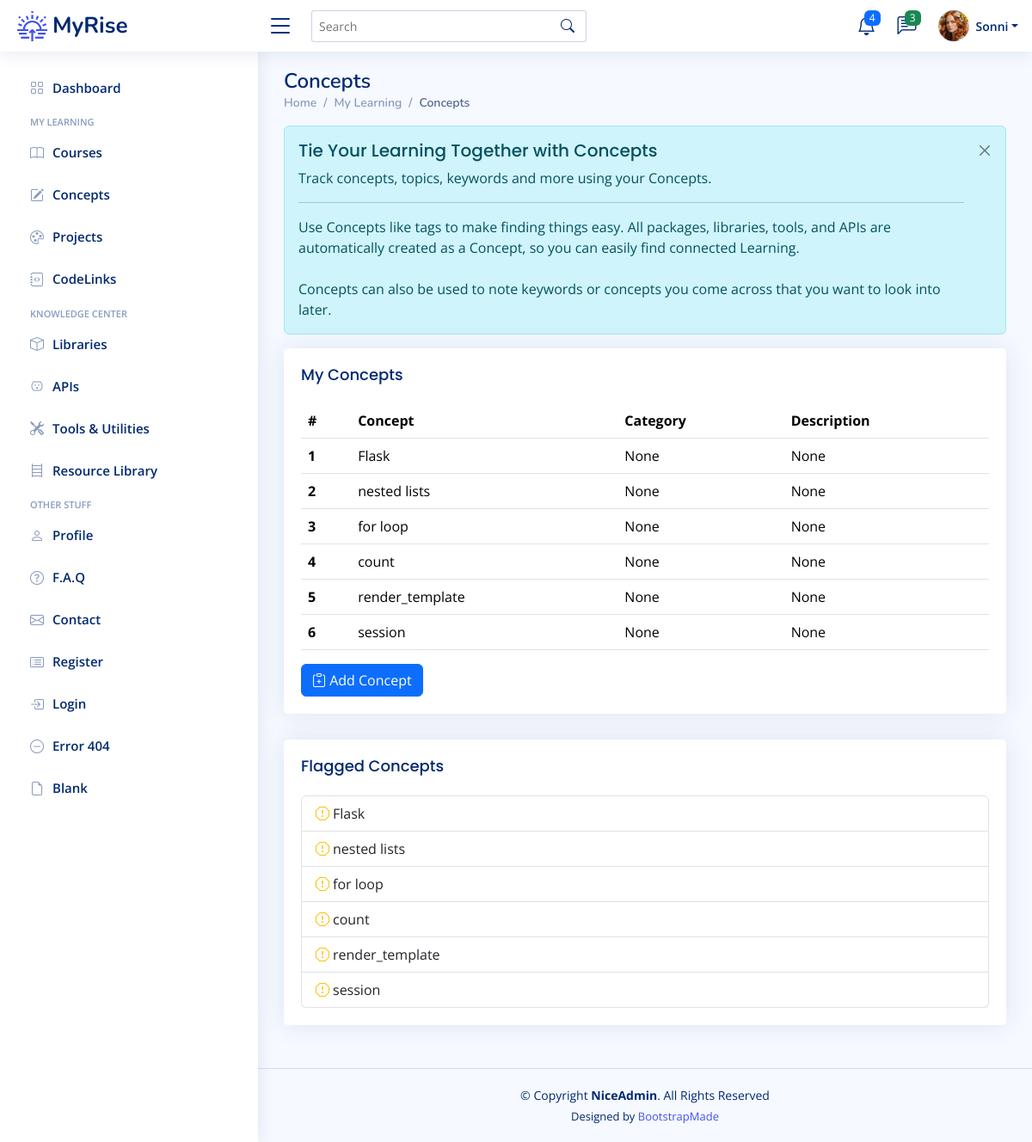
Page /concepts (signed in) on the committed database.
### app/models.py (models this page shows)
class User(UserMixin, db.Model):
    __tablename__ = "users"
    id: Mapped[int] = mapped_column(Integer, primary_key=True)
    email: Mapped[str] = mapped_column(String(100), unique=True)
    password: Mapped[str] = mapped_column(String(250))
    name: Mapped[str] = mapped_column(String(1000))
    display_name: Mapped[str] = mapped_column(String(1000))
    projects: Mapped[List["Project"]] = relationship(back_populates="user")
    events: Mapped[List["Event"]] = relationship(back_populates="user")
    courses: Mapped[List["Course"]] = relationship(back_populates="user")
    libraries: Mapped[List["Library"]] = relationship(back_populates="user")
    apis: Mapped[List["API"]] = relationship(back_populates="user")
    tools: Mapped[List["Tool"]] = relationship(back_populates="user")
    resources: Mapped[List["Resource"]] = relationship(back_populates="user")
    repos: Mapped[List["Repository"]] = relationship(back_populates="user")
    codelinks: Mapped[List["CodeLink"]] = relationship(back_populates="user")
    concepts: Mapped[List["Concept"]] = relationship('Concept', secondary=user_concept, backref='user')

class Concept(db.Model):
    __tablename__ = "concepts"
    id: Mapped[int] = mapped_column(Integer, primary_key=True)
    concept_term: Mapped[str] = mapped_column(String(50), nullable=False)
    category: Mapped[str] = mapped_column(String(100), nullable=True)
    description: Mapped[str] = mapped_column(Text, nullable=True)
    date_added: Mapped[datetime.date] = mapped_column(Date, nullable=False)

### app/routes.py (the view)
@app.route('/concepts')
@login_required
def concepts_page():
    get_concepts = db.session.execute(db.select(Concept)).scalars().all()
    concepts = [concept for concept in get_concepts]
    return render_template('concepts.html', concepts=concepts, badge=concept_categories)

### app/models.py (called while the page is built)
@login_manager.user_loader
def load_user(user_id):
    return db.get_or_404(User, user_id)

### app/templates/concepts.html (shortened to what this page needs)
{% extends 'base.html' %}
{% from 'bootstrap5/form.html' import render_form %}
{% block content %}
	<main id="main" class="main">
    <div class="pagetitle">
      <h1>Concepts</h1>
      <nav>
        <ol class="breadcrumb">
          <li class="breadcrumb-item"><a href="index.html">Home</a></li>
          <li class="breadcrumb-item">My Learning</li>
          <li class="breadcrumb-item active">Concepts</li>
        </ol>
      </nav>
    </div>
	<div class="alert alert-info  alert-dismissible fade show" role="alert">
		<h4 class="alert-heading">Tie Your Learning Together with Concepts</h4>
		<p>Track concepts, topics, keywords and more using your Concepts.</p>
		<hr>
 		<p class="mb-0">Use Concepts like tags to make finding things easy.
			All packages, libraries, tools, and APIs are automatically created as a Concept, so you can easily find connected Learning.</p>
		<br>
		<p class="mb-0">Concepts can also be used to note keywords or concepts you come across that you want to look into later.</p>
		<button type="button" class="btn-close" data-bs-dismiss="alert" aria-label="Close"></button>
	  </div>
	 <div class="card">
		<div class="card-body">
		  <h5 class="card-title">My Concepts</h5>
		  <table class="table table-hover">
			<thead>
			  <tr>
			    <th scope="col">#</th>
				<th scope="col">Concept</th>
				<th scope="col">Category</th>
				<th scope="col">Description</th>
			  </tr>
			</thead>
			<tbody>
			{% for concept in concepts %}
			  <tr>
				<th scope="row">{{ concept.id }}</th>
				<td>{{ concept.concept_term }}</td>
				<td>{{ concept.category }}</td>
				<td>{{ concept.description }}</td>
			  </tr>
			{% endfor %}
			</tbody>
		  </table>
			<a href="{{ url_for('add_new_concept') }}">
		  <button type="button" class="btn btn-primary"><i class="bi bi-clipboard-plus"></i> Add Concept</button>
			</a>
		</div>
	 </div>
	<div class="card">
		<div class="card-body">
		  <h5 class="card-title">Flagged Concepts</h5>
		  <ul class="list-group">
			  {% for concept in concepts %}
				<li class="list-group-item"><i class="bi bi-exclamation-octagon me-1 text-warning"></i>{{ concept.concept_term }}</li>
			  {% endfor %}
		  </ul>
		</div>
	  </div>
  </main>
{% endblock %}

### app/templates/heading.html (shortened to what this page needs)
{% from 'bootstrap5/nav.html' import render_nav_item %}
{% from 'bootstrap5/form.html' import render_form %}
  <header id="header" class="header fixed-top d-flex align-items-center">
    <div class="d-flex align-items-center justify-content-between">
      <a href="{{ url_for('home') }}" class="logo d-flex align-items-center">
        <img src="{{ url_for('static', filename='img/logo.png') }}" alt="sun-rise">
        <span class="d-none d-lg-block">MyRise</span>
      </a>
      <i class="bi bi-list toggle-sidebar-btn"></i>
    </div>
    <div class="search-bar">
      <form class="search-form d-flex align-items-center" method="POST" action="#">
        <input type="text" name="query" placeholder="Search" title="Enter search keyword">
        <button type="submit" title="Search"><i class="bi bi-search"></i></button>
      </form>
    </div>
    <nav class="header-nav ms-auto">
      <ul class="d-flex align-items-center">
        <li class="nav-item dropdown">
          <a class="nav-link nav-icon" href="#" data-bs-toggle="dropdown">
            <i class="bi bi-bell"></i>
            <span class="badge bg-primary badge-number">4</span>
          </a>
        </li>
        <li class="nav-item dropdown">
          <a class="nav-link nav-icon" href="#" data-bs-toggle="dropdown">
            <i class="bi bi-chat-left-text"></i>
            <span class="badge bg-success badge-number">3</span>
          </a>
        </li>
        <li class="nav-item dropdown pe-3">
          <a class="nav-link nav-profile d-flex align-items-center pe-0" href="#" data-bs-toggle="dropdown">
            <img src="{{ url_for('static', filename='img/profile-img.png') }}" alt="Profile" class="rounded-circle">
            <span class="d-none d-md-block dropdown-toggle ps-2">{{ current_user.display_name }}</span>
          </a>
        </li>
      </ul>
    </nav>
  </header>
  <aside id="sidebar" class="sidebar">
    <ul class="sidebar-nav" id="sidebar-nav">
      <li class="nav-item">
        <a class="nav-link collapsed" href="{{ url_for('home') }}">
          <i class="bi bi-grid"></i>
          <span>Dashboard</span>
        </a>
      </li>
<li class="nav-heading">My Learning</li>
	  <li class="nav-item">
        <a class="nav-link collapsed" href="{{ url_for('courses_page') }}">
          <i class="bi bi-book"></i>
          <span>Courses</span>
        </a>
      </li>
	  <li class="nav-item">
        <a class="nav-link collapsed" href="{{ url_for('concepts_page') }}">
          <i class="bi bi-pencil-square"></i>
          <span>Concepts</span>
        </a>
      </li>
	  <li class="nav-item">
        <a class="nav-link collapsed" href="{{ url_for('projects_page') }}">
          <i class="bi bi-palette"></i>
          <span>Projects</span>
        </a>
      </li>
	  <li class="nav-item">
        <a class="nav-link collapsed" href="{{ url_for('codelinks_page') }}">
          <i class="bi bi-journal-code"></i>
          <span>CodeLinks</span>
        </a>
      </li>
<li class="nav-heading">Knowledge Center</li>
	  <li class="nav-item">
        <a class="nav-link collapsed" href="{{ url_for('libraries_page') }}">
          <i class="bi bi-box"></i>
          <span>Libraries</span>
        </a>
      </li>
	  <li class="nav-item">
        <a class="nav-link collapsed" href="{{ url_for('apis_page') }}">
          <i class="bi bi-outlet"></i>
          <span>APIs</span>
        </a>
      </li>
	  <li class="nav-item">
        <a class="nav-link collapsed" href="{{ url_for('tools_page') }}">
          <i class="bi bi-tools"></i>
          <span>Tools & Utilities</span>
        </a>
      </li>
	  <li class="nav-item">
        <a class="nav-link collapsed" href="{{ url_for('resources_page') }}">
          <i class="bi bi-bookshelf"></i>
          <span>Resource Library</span>
        </a>
      </li>
	<li class="nav-heading">Other Stuff</li>
      <li class="nav-item">
        <a class="nav-link collapsed" href="users-profile.html">
          <i class="bi bi-person"></i>
          <span>Profile</span>
        </a>
      </li>
      <li class="nav-item">
        <a class="nav-link collapsed" href="pages-faq.html">
          <i class="bi bi-question-circle"></i>
          <span>F.A.Q</span>
        </a>
	  </li>
      <li class="nav-item">
        <a class="nav-link collapsed" href="pages-contact.html">
          <i class="bi bi-envelope"></i>
          <span>Contact</span>
        </a>
      </li>
      <li class="nav-item">
        <a class="nav-link collapsed" href="pages-register.html">
          <i class="bi bi-card-list"></i>
          <span>Register</span>
        </a>
      </li>
      <li class="nav-item">
        <a class="nav-link collapsed" href="pages-login.html">
          <i class="bi bi-box-arrow-in-right"></i>
          <span>Login</span>
        </a>
      </li>
      <li class="nav-item">
        <a class="nav-link collapsed" href="pages-error-404.html">
          <i class="bi bi-dash-circle"></i>
          <span>Error 404</span>
        </a>
      </li>
      <li class="nav-item">
        <a class="nav-link collapsed" href="pages-blank.html">
          <i class="bi bi-file-earmark"></i>
          <span>Blank</span>
        </a>
      </li>
    </ul>
  </aside>

### app/static/css/style.css (style rules this page uses)
:root { scroll-behavior: smooth; }
body { font-family: "Open Sans", sans-serif; background: #f6f9ff; color: #444444; }
a { color: #4154f1; text-decoration: none; }
h1, h2, h3, h4, h5, h6 { font-family: "Nunito", sans-serif; }
#main { margin-top: 60px; padding: 20px 30px; transition: all 0.3s; }
.pagetitle { margin-bottom: 10px; }
.pagetitle h1 { font-size: 24px; margin-bottom: 0; font-weight: 600; color: #012970; }
.card { margin-bottom: 30px; border: none; border-radius: 5px; box-shadow: 0px 0 30px rgba(1, 41, 112, 0.1); }
.card-title { padding: 20px 0 15px 0; font-size: 18px; font-weight: 500; color: #012970; font-family: "Poppins", sans-serif; }
.card-body { padding: 0 20px 20px 20px; }
.alert-heading { font-weight: 500; font-family: "Poppins", sans-serif; font-size: 20px; }
.btn-close { background-size: 25%; }
.breadcrumb { font-size: 14px; font-family: "Nunito", sans-serif; color: #899bbd; font-weight: 600; }
.breadcrumb a { color: #899bbd; transition: 0.3s; }
.breadcrumb .breadcrumb-item::before { color: #899bbd; }
.breadcrumb .active { color: #51678f; font-weight: 600; }
.logo { line-height: 1; }
@media (min-width: 1200px) { .logo { width: 280px; } }
.logo img { max-height: 35px; margin-right: 6px; }
.logo span { font-size: 26px; font-weight: 700; color: #012970; font-family: "Nunito", sans-serif; }
.header { transition: all 0.5s; z-index: 997; height: 60px; box-shadow: 0px 2px 20px rgba(1, 41, 112, 0.1); background-color: #fff; padding-left: 20px; }
.header .toggle-sidebar-btn { font-size: 32px; padding-left: 10px; cursor: pointer; color: #012970; }
.header .search-bar { min-width: 360px; padding: 0 20px; }
.header .search-form { width: 100%; }
.header .search-form input { border: 0; font-size: 14px; color: #012970; border: 1px solid rgba(1, 41, 112, 0.2); padding: 7px 38px 7px 8px; border-radius: 3px; transition: 0.3s; width: 100%; }
.header .search-form button { border: 0; padding: 0; margin-left: -30px; background: none; }
.header .search-form button i { color: #012970; }
.header-nav ul { list-style: none; }
.header-nav>ul { margin: 0; padding: 0; }
.header-nav .nav-icon { font-size: 22px; color: #012970; margin-right: 25px; position: relative; }
.header-nav .nav-profile { color: #012970; }
.header-nav .nav-profile img { max-height: 36px; }
.header-nav .nav-profile span { font-size: 14px; font-weight: 600; }
.header-nav .badge-number { position: absolute; inset: -2px -5px auto auto; font-weight: normal; font-size: 12px; padding: 3px 6px; }
.sidebar { position: fixed; top: 60px; left: 0; bottom: 0; width: 300px; z-index: 996; transition: all 0.3s; padding: 20px; overflow-y: auto; scrollbar-width: thin; scrollbar-color: #aab7cf transparent; box-shadow: 0px 0px 20px rgba(1, 41, 112, 0.1); background-color: #fff; }
@media (min-width: 1200px) { #main, #footer { margin-left: 300px; } }
.sidebar-nav { padding: 0; margin: 0; list-style: none; }
.sidebar-nav li { padding: 0; margin: 0; list-style: none; }
.sidebar-nav .nav-item { margin-bottom: 5px; }
.sidebar-nav .nav-heading { font-size: 11px; text-transform: uppercase; color: #899bbd; font-weight: 600; margin: 10px 0 5px 15px; }
.sidebar-nav .nav-link { display: flex; align-items: center; font-size: 15px; font-weight: 600; color: #4154f1; transition: 0.3; background: #f6f9ff; padding: 10px 15px; border-radius: 4px; }
.sidebar-nav .nav-link i { font-size: 16px; margin-right: 10px; color: #4154f1; }
.sidebar-nav .nav-link.collapsed { color: #012970; background: #fff; }
.sidebar-nav .nav-link.collapsed i { color: #899bbd; }

### rows in the picture
User: display_name "Sonni"
Concept: id "1", concept_term "Flask", category "None", description "None"
Concept: id "2", concept_term "nested lists", category "None", description "None"
Concept: id "3", concept_term "for loop", category "None", description "None"
Concept: id "4", concept_term "count", category "None", description "None"
Concept: id "5", concept_term "render_template", category "None", description "None"
Concept: id "6", concept_term "session", category "None", description "None"
